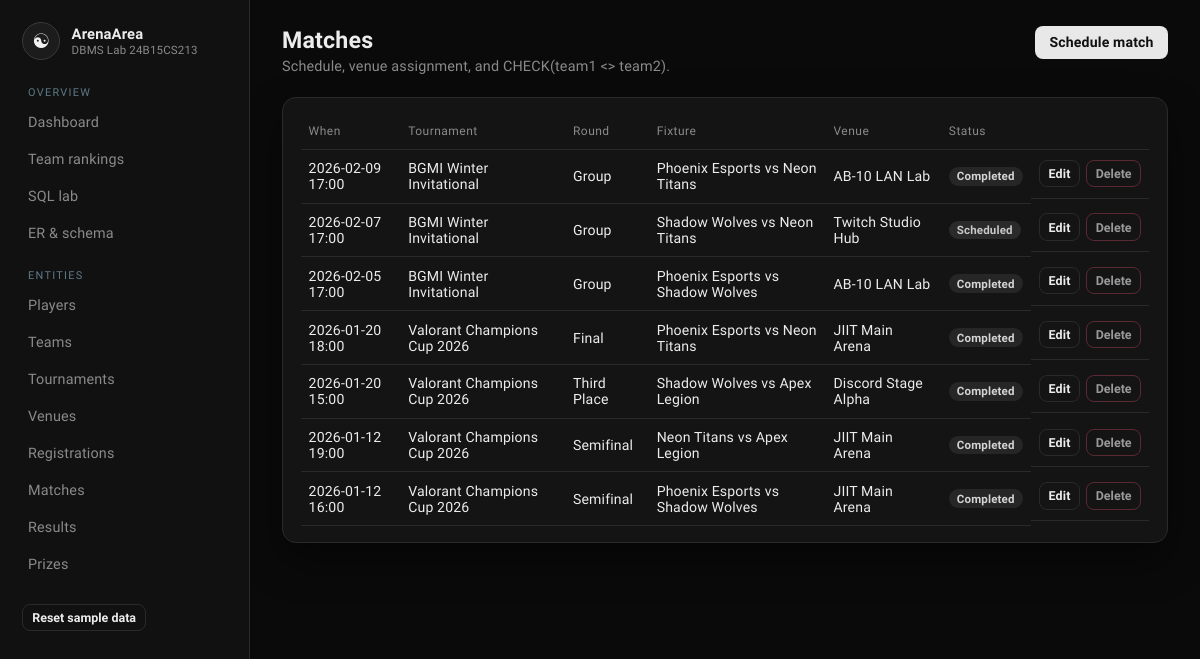
Screenshot of /matches with the database file from the repository.
### tables this page shows
CREATE TABLE Result (
    result_id      INTEGER PRIMARY KEY AUTOINCREMENT,
    match_id       INTEGER NOT NULL UNIQUE,
    winner_team_id INTEGER,
    team1_score    INTEGER NOT NULL CHECK (team1_score >= 0),
    team2_score    INTEGER NOT NULL CHECK (team2_score >= 0),
    remarks        TEXT,
    FOREIGN KEY (match_id)       REFERENCES MatchEvent(match_id) ON DELETE CASCADE,
    FOREIGN KEY (winner_team_id) REFERENCES Team(team_id)
);

CREATE TABLE MatchEvent (
    match_id      INTEGER PRIMARY KEY AUTOINCREMENT,
    tournament_id INTEGER NOT NULL,
    team1_id      INTEGER NOT NULL,
    team2_id      INTEGER NOT NULL,
    venue_id      INTEGER NOT NULL,
    match_date    TEXT    NOT NULL,
    round_name    TEXT    NOT NULL
                          CHECK (round_name IN ('Group', 'Quarterfinal', 'Semifinal', 'Final', 'Third Place')),
    status        TEXT    NOT NULL DEFAULT 'Scheduled'
                          CHECK (status IN ('Scheduled', 'Live', 'Completed', 'Cancelled')),
    CHECK (team1_id <> team2_id),
    FOREIGN KEY (tournament_id) REFERENCES Tournament(tournament_id) ON DELETE CASCADE,
    FOREIGN KEY (team1_id)      REFERENCES Team(team_id),
    FOREIGN KEY (team2_id)      REFERENCES Team(team_id),
    FOREIGN KEY (venue_id)      REFERENCES Venue(venue_id)
);

CREATE TABLE Tournament (
    tournament_id   INTEGER PRIMARY KEY AUTOINCREMENT,
    tournament_name TEXT    NOT NULL,
    game_title      TEXT    NOT NULL,
    start_date      TEXT    NOT NULL,
    end_date        TEXT    NOT NULL,
    status          TEXT    NOT NULL CHECK (status IN ('Upcoming', 'Ongoing', 'Completed')),
    organizer_name  TEXT    NOT NULL,
    max_teams       INTEGER NOT NULL CHECK (max_teams >= 2),
    CHECK (end_date >= start_date)
);

CREATE TABLE Team (
    team_id      INTEGER PRIMARY KEY AUTOINCREMENT,
    team_name    TEXT    NOT NULL UNIQUE,
    coach_name   TEXT    NOT NULL,
    founded_year INTEGER NOT NULL CHECK (founded_year BETWEEN 2000 AND 2100),
    status       TEXT    NOT NULL DEFAULT 'Active'
                         CHECK (status IN ('Active', 'Inactive'))
);

CREATE TABLE Venue (
    venue_id   INTEGER PRIMARY KEY AUTOINCREMENT,
    venue_name TEXT    NOT NULL,
    venue_type TEXT    NOT NULL CHECK (venue_type IN ('Offline', 'Online')),
    location   TEXT    NOT NULL,
    capacity   INTEGER CHECK (capacity IS NULL OR capacity > 0)
);

### app.py (the view)
@app.route("/matches")
def matches_list():
    rows = query("SELECT * FROM v_match_results ORDER BY match_date DESC")
    return render_template("matches.html", rows=rows)

### app.py (called while the page is built)
def get_db():
    if "db" not in g:
        g.db = sqlite3.connect(DB_PATH)
        g.db.row_factory = sqlite3.Row
        g.db.execute("PRAGMA foreign_keys = ON")
    return g.db

def query(sql, args=(), one=False):
    cur = get_db().execute(sql, args)
    rows = cur.fetchall()
    cur.close()
    return (rows[0] if rows else None) if one else rows

### templates/matches.html (shortened to what this page needs)
{% extends "base.html" %}
{% block content %}
<div class="topbar">
  <div><h2>Matches</h2><p>Schedule, venue assignment, and CHECK(team1 <> team2).</p></div>
  <a class="btn" href="{{ url_for('match_new') }}">Schedule match</a>
</div>
<div class="card">
<table>
  <thead><tr><th>When</th><th>Tournament</th><th>Round</th><th>Fixture</th><th>Venue</th><th>Status</th><th></th></tr></thead>
  <tbody>
  {% for r in rows %}
    <tr>
      <td>{{ r.match_date }}</td>
      <td>{{ r.tournament_name }}</td>
      <td>{{ r.round_name }}</td>
      <td>{{ r.team1 }} vs {{ r.team2 }}</td>
      <td>{{ r.venue_name }}</td>
      <td><span class="badge {{ r.status }}">{{ r.status }}</span></td>
      <td class="row-actions">
        <a class="btn ghost small" href="{{ url_for('match_edit', match_id=r.match_id) }}">Edit</a>
        <form action="{{ url_for('match_delete', match_id=r.match_id) }}" method="post">
          <button class="btn danger small" type="submit">Delete</button>
        </form>
      </td>
    </tr>
  {% endfor %}
  </tbody>
</table>
</div>
{% endblock %}

### static/style.css (style rules this page uses)
:root { --bg: #0a0a0a; --panel: #141414; --panel-2: #1a1a1a; --line: #2a2a2a; --text: #ececec; --muted: #8a8a8a; --mint: #cfcfcf; --mint-dim: #3a3a3a; --coral: #9a9a9a; --gold: #d0d0d0; --blue: #b8b8b8; --shadow: 0 18px 40px rgba(0, 0, 0, 0.45); }
* { box-sizing: border-box; }
html, body { margin: 0; min-height: 100%; }
body { font-family: "Sora", sans-serif; background: var(--bg); color: var(--text); letter-spacing: 0.01em; }
a { color: var(--mint); text-decoration: none; }
.topbar { display: flex; justify-content: space-between; align-items: flex-start; gap: 1rem; margin-bottom: 1.4rem; }
.topbar h2 { margin: 0 0 0.25rem; font-size: 1.45rem; }
.topbar p { margin: 0; color: var(--muted); font-size: 0.9rem; }
.btn, button.btn, input[type="submit"] { border: 0; background: #e8e8e8; color: #111; font-weight: 600; padding: 0.55rem 0.9rem; border-radius: 8px; cursor: pointer; font-family: inherit; font-size: 0.88rem; }
.btn.ghost, button.ghost { background: transparent; color: var(--text); border: 1px solid var(--line); }
.btn.danger, button.danger { background: transparent; color: var(--coral); border: 1px solid #5a2a34; }
.btn.small, button.small { padding: 0.32rem 0.55rem; font-size: 0.78rem; }
.card { background: var(--panel); border: 1px solid var(--line); border-radius: 14px; padding: 1rem 1.1rem; box-shadow: var(--shadow); }
table { width: 100%; border-collapse: collapse; font-size: 0.88rem; }
th, td { text-align: left; padding: 0.65rem 0.5rem; border-bottom: 1px solid var(--line); vertical-align: middle; }
th { color: var(--muted); font-weight: 500; font-size: 0.75rem; letter-spacing: 0.04em; }
.badge { display: inline-block; padding: 0.15rem 0.5rem; border-radius: 999px; font-size: 0.72rem; font-weight: 600; }
.Upcoming, .Pending, .Scheduled { background: #2a2a2a; color: #c8c8c8; }
.Completed { background: #262626; color: #d4d4d4; }
.row-actions { display: flex; gap: 0.35rem; }

### rows the page displays
Result: match_date "2026-02-09 17:00", tournament_name "BGMI Winter Invitational", round_name "Group", team1 "Phoenix Esports", team2 "Neon Titans", venue_name "AB-10 LAN Lab", status "Completed"
MatchEvent: match_date "2026-02-07 17:00", tournament_name "BGMI Winter Invitational", round_name "Group", team1 "Shadow Wolves", team2 "Neon Titans", venue_name "Twitch Studio Hub", status "Scheduled"
Result: match_date "2026-02-05 17:00", tournament_name "BGMI Winter Invitational", round_name "Group", team1 "Phoenix Esports", team2 "Shadow Wolves", venue_name "AB-10 LAN Lab", status "Completed"
Result: match_date "2026-01-20 18:00", tournament_name "Valorant Champions Cup 2026", round_name "Final", team1 "Phoenix Esports", team2 "Neon Titans", venue_name "JIIT Main Arena", status "Completed"
Result: match_date "2026-01-20 15:00", tournament_name "Valorant Champions Cup 2026", round_name "Third Place", team1 "Shadow Wolves", team2 "Apex Legion", venue_name "Discord Stage Alpha", status "Completed"
Result: match_date "2026-01-12 19:00", tournament_name "Valorant Champions Cup 2026", round_name "Semifinal", team1 "Neon Titans", team2 "Apex Legion", venue_name "JIIT Main Arena", status "Completed"
Result: match_date "2026-01-12 16:00", tournament_name "Valorant Champions Cup 2026", round_name "Semifinal", team1 "Phoenix Esports", team2 "Shadow Wolves", venue_name "JIIT Main Arena", status "Completed"
